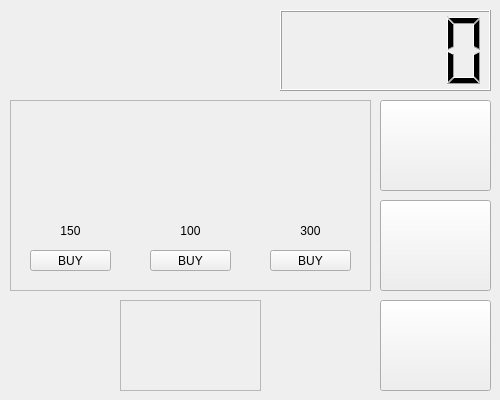
<?xml version="1.0" encoding="UTF-8"?>
<ui version="4.0">
 <class>machine</class>
 <widget class="QWidget" name="machine">
  <property name="geometry">
   <rect>
    <x>0</x>
    <y>0</y>
    <width>500</width>
    <height>400</height>
   </rect>
  </property>
  <property name="minimumSize">
   <size>
    <width>500</width>
    <height>400</height>
   </size>
  </property>
  <property name="maximumSize">
   <size>
    <width>500</width>
    <height>400</height>
   </size>
  </property>
  <property name="windowTitle">
   <string>Vending Machine</string>
  </property>
  <widget class="QLCDNumber" name="lcd_money">
   <property name="geometry">
    <rect>
     <x>280</x>
     <y>10</y>
     <width>211</width>
     <height>81</height>
    </rect>
   </property>
  </widget>
  <widget class="QPushButton" name="push_500">
   <property name="geometry">
    <rect>
     <x>380</x>
     <y>100</y>
     <width>111</width>
     <height>91</height>
    </rect>
   </property>
   <property name="text">
    <string/>
   </property>
   <property name="icon">
    <iconset>
     <normalon>:/images/500.png</normalon>
    </iconset>
   </property>
   <property name="iconSize">
    <size>
     <width>64</width>
     <height>64</height>
    </size>
   </property>
  </widget>
  <widget class="QPushButton" name="push_100">
   <property name="geometry">
    <rect>
     <x>380</x>
     <y>200</y>
     <width>111</width>
     <height>91</height>
    </rect>
   </property>
   <property name="text">
    <string/>
   </property>
   <property name="icon">
    <iconset>
     <normalon>:/images/100.png</normalon>
    </iconset>
   </property>
   <property name="iconSize">
    <size>
     <width>64</width>
     <height>64</height>
    </size>
   </property>
  </widget>
  <widget class="QPushButton" name="push_50">
   <property name="geometry">
    <rect>
     <x>380</x>
     <y>300</y>
     <width>111</width>
     <height>91</height>
    </rect>
   </property>
   <property name="text">
    <string/>
   </property>
   <property name="icon">
    <iconset>
     <normalon>:/images/50.png</normalon>
    </iconset>
   </property>
   <property name="iconSize">
    <size>
     <width>64</width>
     <height>64</height>
    </size>
   </property>
  </widget>
  <widget class="QLabel" name="image_vending">
   <property name="geometry">
    <rect>
     <x>30</x>
     <y>10</y>
     <width>211</width>
     <height>81</height>
    </rect>
   </property>
   <property name="text">
    <string/>
   </property>
   <property name="pixmap">
    <pixmap resource="image.qrc">:/images/vending.png</pixmap>
   </property>
  </widget>
  <widget class="QFrame" name="frame">
   <property name="geometry">
    <rect>
     <x>10</x>
     <y>100</y>
     <width>361</width>
     <height>191</height>
    </rect>
   </property>
   <property name="frameShape">
    <enum>QFrame::StyledPanel</enum>
   </property>
   <property name="frameShadow">
    <enum>QFrame::Raised</enum>
   </property>
   <widget class="QLabel" name="image_coffee">
    <property name="geometry">
     <rect>
      <x>10</x>
      <y>20</y>
      <width>101</width>
      <height>101</height>
     </rect>
    </property>
    <property name="text">
     <string/>
    </property>
    <property name="pixmap">
     <pixmap resource="image.qrc">:/images/coffee.png</pixmap>
    </property>
   </widget>
   <widget class="QLabel" name="image_tea">
    <property name="geometry">
     <rect>
      <x>130</x>
      <y>20</y>
      <width>101</width>
      <height>101</height>
     </rect>
    </property>
    <property name="text">
     <string/>
    </property>
    <property name="pixmap">
     <pixmap resource="image.qrc">:/images/tea.png</pixmap>
    </property>
   </widget>
   <widget class="QLabel" name="image_aronia">
    <property name="geometry">
     <rect>
      <x>250</x>
      <y>20</y>
      <width>101</width>
      <height>101</height>
     </rect>
    </property>
    <property name="text">
     <string/>
    </property>
    <property name="pixmap">
     <pixmap resource="image.qrc">:/images/aronia.png</pixmap>
    </property>
   </widget>
   <widget class="QLabel" name="label_coffee">
    <property name="geometry">
     <rect>
      <x>20</x>
      <y>120</y>
      <width>81</width>
      <height>21</height>
     </rect>
    </property>
    <property name="autoFillBackground">
     <bool>false</bool>
    </property>
    <property name="text">
     <string>150</string>
    </property>
    <property name="alignment">
     <set>Qt::AlignCenter</set>
    </property>
    <property name="wordWrap">
     <bool>false</bool>
    </property>
   </widget>
   <widget class="QLabel" name="label_tea">
    <property name="geometry">
     <rect>
      <x>140</x>
      <y>120</y>
      <width>81</width>
      <height>21</height>
     </rect>
    </property>
    <property name="autoFillBackground">
     <bool>false</bool>
    </property>
    <property name="text">
     <string>100</string>
    </property>
    <property name="alignment">
     <set>Qt::AlignCenter</set>
    </property>
    <property name="wordWrap">
     <bool>false</bool>
    </property>
   </widget>
   <widget class="QLabel" name="label_aronia">
    <property name="geometry">
     <rect>
      <x>260</x>
      <y>120</y>
      <width>81</width>
      <height>21</height>
     </rect>
    </property>
    <property name="autoFillBackground">
     <bool>false</bool>
    </property>
    <property name="text">
     <string>300</string>
    </property>
    <property name="alignment">
     <set>Qt::AlignCenter</set>
    </property>
    <property name="wordWrap">
     <bool>false</bool>
    </property>
   </widget>
   <widget class="QPushButton" name="push_aronia">
    <property name="geometry">
     <rect>
      <x>260</x>
      <y>150</y>
      <width>81</width>
      <height>21</height>
     </rect>
    </property>
    <property name="text">
     <string>BUY</string>
    </property>
   </widget>
   <widget class="QPushButton" name="push_tea">
    <property name="geometry">
     <rect>
      <x>140</x>
      <y>150</y>
      <width>81</width>
      <height>21</height>
     </rect>
    </property>
    <property name="text">
     <string>BUY</string>
    </property>
   </widget>
   <widget class="QPushButton" name="push_coffee">
    <property name="geometry">
     <rect>
      <x>20</x>
      <y>150</y>
      <width>81</width>
      <height>21</height>
     </rect>
    </property>
    <property name="text">
     <string>BUY</string>
    </property>
   </widget>
  </widget>
  <widget class="QFrame" name="frame_sold">
   <property name="geometry">
    <rect>
     <x>120</x>
     <y>300</y>
     <width>141</width>
     <height>91</height>
    </rect>
   </property>
   <property name="frameShape">
    <enum>QFrame::StyledPanel</enum>
   </property>
   <property name="frameShadow">
    <enum>QFrame::Raised</enum>
   </property>
   <widget class="QLabel" name="image_sold">
    <property name="geometry">
     <rect>
      <x>20</x>
      <y>-10</y>
      <width>101</width>
      <height>101</height>
     </rect>
    </property>
    <property name="text">
     <string/>
    </property>
    <property name="margin">
     <number>0</number>
    </property>
   </widget>
  </widget>
 </widget>
 <layoutdefault spacing="6" margin="11"/>
 <resources>
  <include location="image.qrc"/>
 </resources>
 <connections/>
</ui>
